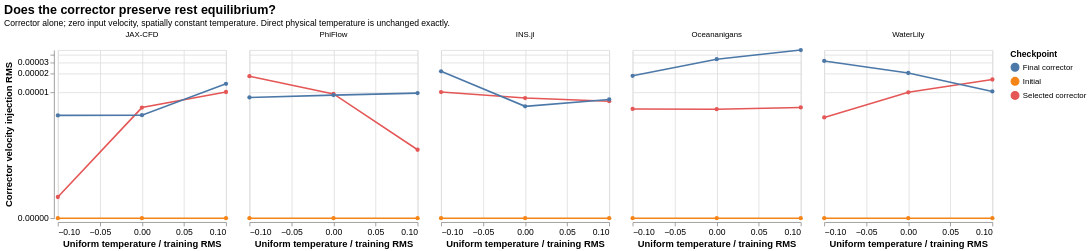

Vega-Lite specification for this chart:
### Vega-Lite specification from a JSON file in a GitHub repository (floating-point values rounded to 4 significant figures)
{"config": {"view": {"continuousWidth": 300, "continuousHeight": 300}, "axis": {"labelFontSize": 11, "titleFontSize": 12}, "title": {"fontSize": 16, "subtitleFontSize": 11}}, "data": {"values": [{"solver": "jax-cfd", "model": "Initial", "temperature_in_training_rms_units": 0.0, "temperature_physical": 0.0, "velocity_injection_rms": 0.0, "velocity_injection_max": 0.0, "divergence_rms": 0.0, "normal_padding_max": 0.0, "temperature_bitwise_equal": true, "backend": "JAX-CFD"}, {"solver": "jax-cfd", "model": "Initial", "temperature_in_training_rms_units": -0.1, "temperature_physical": -0.01259, "velocity_injection_rms": 0.0, "velocity_injection_max": 0.0, "divergence_rms": 0.0, "normal_padding_max": 0.0, "temperature_bitwise_equal": true, "backend": "JAX-CFD"}, {"solver": "jax-cfd", "model": "Initial", "temperature_in_training_rms_units": 0.1, "temperature_physical": 0.01259, "velocity_injection_rms": 0.0, "velocity_injection_max": 0.0, "divergence_rms": 0.0, "normal_padding_max": 0.0, "temperature_bitwise_equal": true, "backend": "JAX-CFD"}, {"solver": "jax-cfd", "model": "Selected corrector", "temperature_in_training_rms_units": 0.0, "temperature_physical": 0.0, "velocity_injection_rms": 5.679e-06, "velocity_injection_max": 3.238e-05, "divergence_rms": 0.0, "normal_padding_max": 0.0, "temperature_bitwise_equal": true, "backend": "JAX-CFD"}, {"solver": "jax-cfd", "model": "Selected corrector", "temperature_in_training_rms_units": -0.1, "temperature_physical": -0.01259, "velocity_injection_rms": 1.175e-07, "velocity_injection_max": 6.698e-07, "divergence_rms": 0.0, "normal_padding_max": 0.0, "temperature_bitwise_equal": true, "backend": "JAX-CFD"}, {"solver": "jax-cfd", "model": "Selected corrector", "temperature_in_training_rms_units": 0.1, "temperature_physical": 0.01259, "velocity_injection_rms": 1.013e-05, "velocity_injection_max": 5.778e-05, "divergence_rms": 0.0, "normal_padding_max": 0.0, "temperature_bitwise_equal": true, "backend": "JAX-CFD"}, {"solver": "jax-cfd", "model": "Final corrector", "temperature_in_training_rms_units": 0.0, "temperature_physical": 0.0, "velocity_injection_rms": 4.268e-06, "velocity_injection_max": 2.433e-05, "divergence_rms": 0.0, "normal_padding_max": 0.0, "temperature_bitwise_equal": true, "backend": "JAX-CFD"}, {"solver": "jax-cfd", "model": "Final corrector", "temperature_in_training_rms_units": -0.1, "temperature_physical": -0.01259, "velocity_injection_rms": 4.242e-06, "velocity_injection_max": 2.419e-05, "divergence_rms": 0.0, "normal_padding_max": 0.0, "temperature_bitwise_equal": true, "backend": "JAX-CFD"}, {"solver": "jax-cfd", "model": "Final corrector", "temperature_in_training_rms_units": 0.1, "temperature_physical": 0.01259, "velocity_injection_rms": 1.372e-05, "velocity_injection_max": 7.825e-05, "divergence_rms": 0.0, "normal_padding_max": 0.0, "temperature_bitwise_equal": true, "backend": "JAX-CFD"}, {"solver": "phiflow", "model": "Initial", "temperature_in_training_rms_units": 0.0, "temperature_physical": 0.0, "velocity_injection_rms": 0.0, "velocity_injection_max": 0.0, "divergence_rms": 0.0, "normal_padding_max": 0.0, "temperature_bitwise_equal": true, "backend": "PhiFlow"}, {"solver": "phiflow", "model": "Initial", "temperature_in_training_rms_units": -0.1, "temperature_physical": -0.01206, "velocity_injection_rms": 0.0, "velocity_injection_max": 0.0, "divergence_rms": 0.0, "normal_padding_max": 0.0, "temperature_bitwise_equal": true, "backend": "PhiFlow"}, {"solver": "phiflow", "model": "Initial", "temperature_in_training_rms_units": 0.1, "temperature_physical": 0.01206, "velocity_injection_rms": 0.0, "velocity_injection_max": 0.0, "divergence_rms": 0.0, "normal_padding_max": 0.0, "temperature_bitwise_equal": true, "backend": "PhiFlow"}, {"solver": "phiflow", "model": "Selected corrector", "temperature_in_training_rms_units": 0.0, "temperature_physical": 0.0, "velocity_injection_rms": 9.445e-06, "velocity_injection_max": 5.385e-05, "divergence_rms": 0.0, "normal_padding_max": 0.0, "temperature_bitwise_equal": true, "backend": "PhiFlow"}, {"solver": "phiflow", "model": "Selected corrector", "temperature_in_training_rms_units": -0.1, "temperature_physical": -0.01206, "velocity_injection_rms": 1.819e-05, "velocity_injection_max": 0.0001037, "divergence_rms": 0.0, "normal_padding_max": 0.0, "temperature_bitwise_equal": true, "backend": "PhiFlow"}, {"solver": "phiflow", "model": "Selected corrector", "temperature_in_training_rms_units": 0.1, "temperature_physical": 0.01206, "velocity_injection_rms": 1.131e-06, "velocity_injection_max": 6.448e-06, "divergence_rms": 0.0, "normal_padding_max": 0.0, "temperature_bitwise_equal": true, "backend": "PhiFlow"}, {"solver": "phiflow", "model": "Final corrector", "temperature_in_training_rms_units": 0.0, "temperature_physical": 0.0, "velocity_injection_rms": 9.033e-06, "velocity_injection_max": 5.15e-05, "divergence_rms": 0.0, "normal_padding_max": 0.0, "temperature_bitwise_equal": true, "backend": "PhiFlow"}, {"solver": "phiflow", "model": "Final corrector", "temperature_in_training_rms_units": -0.1, "temperature_physical": -0.01206, "velocity_injection_rms": 8.296e-06, "velocity_injection_max": 4.73e-05, "divergence_rms": 0.0, "normal_padding_max": 0.0, "temperature_bitwise_equal": true, "backend": "PhiFlow"}, {"solver": "phiflow", "model": "Final corrector", "temperature_in_training_rms_units": 0.1, "temperature_physical": 0.01206, "velocity_injection_rms": 9.734e-06, "velocity_injection_max": 5.55e-05, "divergence_rms": 0.0, "normal_padding_max": 0.0, "temperature_bitwise_equal": true, "backend": "PhiFlow"}, {"solver": "ins-jl", "model": "Initial", "temperature_in_training_rms_units": 0.0, "temperature_physical": 0.0, "velocity_injection_rms": 0.0, "velocity_injection_max": 0.0, "divergence_rms": 0.0, "normal_padding_max": 0.0, "temperature_bitwise_equal": true, "backend": "INS.jl"}, {"solver": "ins-jl", "model": "Initial", "temperature_in_training_rms_units": -0.1, "temperature_physical": -0.01261, "velocity_injection_rms": 0.0, "velocity_injection_max": 0.0, "divergence_rms": 0.0, "normal_padding_max": 0.0, "temperature_bitwise_equal": true, "backend": "INS.jl"}, {"solver": "ins-jl", "model": "Initial", "temperature_in_training_rms_units": 0.1, "temperature_physical": 0.01261, "velocity_injection_rms": 0.0, "velocity_injection_max": 0.0, "divergence_rms": 0.0, "normal_padding_max": 0.0, "temperature_bitwise_equal": true, "backend": "INS.jl"}, {"solver": "ins-jl", "model": "Selected corrector", "temperature_in_training_rms_units": 0.0, "temperature_physical": 0.0, "velocity_injection_rms": 8.102e-06, "velocity_injection_max": 4.62e-05, "divergence_rms": 0.0, "normal_padding_max": 0.0, "temperature_bitwise_equal": true, "backend": "INS.jl"}, {"solver": "ins-jl", "model": "Selected corrector", "temperature_in_training_rms_units": -0.1, "temperature_physical": -0.01261, "velocity_injection_rms": 1.013e-05, "velocity_injection_max": 5.776e-05, "divergence_rms": 0.0, "normal_padding_max": 0.0, "temperature_bitwise_equal": true, "backend": "INS.jl"}, {"solver": "ins-jl", "model": "Selected corrector", "temperature_in_training_rms_units": 0.1, "temperature_physical": 0.01261, "velocity_injection_rms": 7.201e-06, "velocity_injection_max": 4.105e-05, "divergence_rms": 0.0, "normal_padding_max": 0.0, "temperature_bitwise_equal": true, "backend": "INS.jl"}, {"solver": "ins-jl", "model": "Final corrector", "temperature_in_training_rms_units": 0.0, "temperature_physical": 0.0, "velocity_injection_rms": 5.95e-06, "velocity_injection_max": 3.392e-05, "divergence_rms": 0.0, "normal_padding_max": 0.0, "temperature_bitwise_equal": true, "backend": "INS.jl"}, {"solver": "ins-jl", "model": "Final corrector", "temperature_in_training_rms_units": -0.1, "temperature_physical": -0.01261, "velocity_injection_rms": 2.177e-05, "velocity_injection_max": 0.0001241, "divergence_rms": 0.0, "normal_padding_max": 0.0, "temperature_bitwise_equal": true, "backend": "INS.jl"}, {"solver": "ins-jl", "model": "Final corrector", "temperature_in_training_rms_units": 0.1, "temperature_physical": 0.01261, "velocity_injection_rms": 7.701e-06, "velocity_injection_max": 4.391e-05, "divergence_rms": 0.0, "normal_padding_max": 0.0, "temperature_bitwise_equal": true, "backend": "INS.jl"}, {"solver": "oceananigans", "model": "Initial", "temperature_in_training_rms_units": 0.0, "temperature_physical": 0.0, "velocity_injection_rms": 0.0, "velocity_injection_max": 0.0, "divergence_rms": 0.0, "normal_padding_max": 0.0, "temperature_bitwise_equal": true, "backend": "Oceananigans"}, {"solver": "oceananigans", "model": "Initial", "temperature_in_training_rms_units": -0.1, "temperature_physical": -0.01261, "velocity_injection_rms": 0.0, "velocity_injection_max": 0.0, "divergence_rms": 0.0, "normal_padding_max": 0.0, "temperature_bitwise_equal": true, "backend": "Oceananigans"}, {"solver": "oceananigans", "model": "Initial", "temperature_in_training_rms_units": 0.1, "temperature_physical": 0.01261, "velocity_injection_rms": 0.0, "velocity_injection_max": 0.0, "divergence_rms": 0.0, "normal_padding_max": 0.0, "temperature_bitwise_equal": true, "backend": "Oceananigans"}, {"solver": "oceananigans", "model": "Selected corrector", "temperature_in_training_rms_units": 0.0, "temperature_physical": 0.0, "velocity_injection_rms": 5.35e-06, "velocity_injection_max": 3.05e-05, "divergence_rms": 0.0, "normal_padding_max": 0.0, "temperature_bitwise_equal": true, "backend": "Oceananigans"}, {"solver": "oceananigans", "model": "Selected corrector", "temperature_in_training_rms_units": -0.1, "temperature_physical": -0.01261, "velocity_injection_rms": 5.399e-06, "velocity_injection_max": 3.079e-05, "divergence_rms": 0.0, "normal_padding_max": 0.0, "temperature_bitwise_equal": true, "backend": "Oceananigans"}, {"solver": "oceananigans", "model": "Selected corrector", "temperature_in_training_rms_units": 0.1, "temperature_physical": 0.01261, "velocity_injection_rms": 5.704e-06, "velocity_injection_max": 3.252e-05, "divergence_rms": 0.0, "normal_padding_max": 0.0, "temperature_bitwise_equal": true, "backend": "Oceananigans"}, {"solver": "oceananigans", "model": "Final corrector", "temperature_in_training_rms_units": 0.0, "temperature_physical": 0.0, "velocity_injection_rms": 3.399e-05, "velocity_injection_max": 0.0001938, "divergence_rms": 0.0, "normal_padding_max": 0.0, "temperature_bitwise_equal": true, "backend": "Oceananigans"}, {"solver": "oceananigans", "model": "Final corrector", "temperature_in_training_rms_units": -0.1, "temperature_physical": -0.01261, "velocity_injection_rms": 1.843e-05, "velocity_injection_max": 0.0001051, "divergence_rms": 0.0, "normal_padding_max": 0.0, "temperature_bitwise_equal": true, "backend": "Oceananigans"}, {"solver": "oceananigans", "model": "Final corrector", "temperature_in_training_rms_units": 0.1, "temperature_physical": 0.01261, "velocity_injection_rms": 4.761e-05, "velocity_injection_max": 0.0002714, "divergence_rms": 0.0, "normal_padding_max": 0.0, "temperature_bitwise_equal": true, "backend": "Oceananigans"}, {"solver": "waterlily", "model": "Initial", "temperature_in_training_rms_units": 0.0, "temperature_physical": 0.0, "velocity_injection_rms": 0.0, "velocity_injection_max": 0.0, "divergence_rms": 0.0, "normal_padding_max": 0.0, "temperature_bitwise_equal": true, "backend": "WaterLily"}, {"solver": "waterlily", "model": "Initial", "temperature_in_training_rms_units": -0.1, "temperature_physical": -0.01214, "velocity_injection_rms": 0.0, "velocity_injection_max": 0.0, "divergence_rms": 0.0, "normal_padding_max": 0.0, "temperature_bitwise_equal": true, "backend": "WaterLily"}, {"solver": "waterlily", "model": "Initial", "temperature_in_training_rms_units": 0.1, "temperature_physical": 0.01214, "velocity_injection_rms": 0.0, "velocity_injection_max": 0.0, "divergence_rms": 0.0, "normal_padding_max": 0.0, "temperature_bitwise_equal": true, "backend": "WaterLily"}, {"solver": "waterlily", "model": "Selected corrector", "temperature_in_training_rms_units": 0.0, "temperature_physical": 0.0, "velocity_injection_rms": 1.001e-05, "velocity_injection_max": 5.706e-05, "divergence_rms": 0.0, "normal_padding_max": 0.0, "temperature_bitwise_equal": true, "backend": "WaterLily"}, {"solver": "waterlily", "model": "Selected corrector", "temperature_in_training_rms_units": -0.1, "temperature_physical": -0.01214, "velocity_injection_rms": 3.931e-06, "velocity_injection_max": 2.241e-05, "divergence_rms": 0.0, "normal_padding_max": 0.0, "temperature_bitwise_equal": true, "backend": "WaterLily"}, {"solver": "waterlily", "model": "Selected corrector", "temperature_in_training_rms_units": 0.1, "temperature_physical": 0.01214, "velocity_injection_rms": 1.61e-05, "velocity_injection_max": 9.182e-05, "divergence_rms": 0.0, "normal_padding_max": 0.0, "temperature_bitwise_equal": true, "backend": "WaterLily"}, {"solver": "waterlily", "model": "Final corrector", "temperature_in_training_rms_units": 0.0, "temperature_physical": 0.0, "velocity_injection_rms": 2.044e-05, "velocity_injection_max": 0.0001166, "divergence_rms": 0.0, "normal_padding_max": 0.0, "temperature_bitwise_equal": true, "backend": "WaterLily"}, {"solver": "waterlily", "model": "Final corrector", "temperature_in_training_rms_units": -0.1, "temperature_physical": -0.01214, "velocity_injection_rms": 3.189e-05, "velocity_injection_max": 0.0001818, "divergence_rms": 0.0, "normal_padding_max": 0.0, "temperature_bitwise_equal": true, "backend": "WaterLily"}, {"solver": "waterlily", "model": "Final corrector", "temperature_in_training_rms_units": 0.1, "temperature_physical": 0.01214, "velocity_injection_rms": 1.035e-05, "velocity_injection_max": 5.903e-05, "divergence_rms": 0.0, "normal_padding_max": 0.0, "temperature_bitwise_equal": true, "backend": "WaterLily"}]}, "mark": {"type": "line", "point": true}, "encoding": {"color": {"field": "model", "title": "Checkpoint", "type": "nominal"}, "column": {"field": "backend", "sort": ["JAX-CFD", "PhiFlow", "INS.jl", "Oceananigans", "WaterLily"], "title": null, "type": "nominal"}, "x": {"field": "temperature_in_training_rms_units", "title": "Uniform temperature / training RMS", "type": "quantitative"}, "y": {"field": "velocity_injection_rms", "scale": {"constant": 1e-07, "domainMin": 0, "type": "symlog"}, "title": "Corrector velocity injection RMS", "type": "quantitative"}}, "height": 215, "title": {"text": "Does the corrector preserve rest equilibrium?", "subtitle": "Corrector alone; zero input velocity, spatially constant temperature. Direct physical temperature is unchanged exactly."}, "width": 215, "$schema": "https://vega.github.io/schema/vega-lite/v6.4.1.json"}
